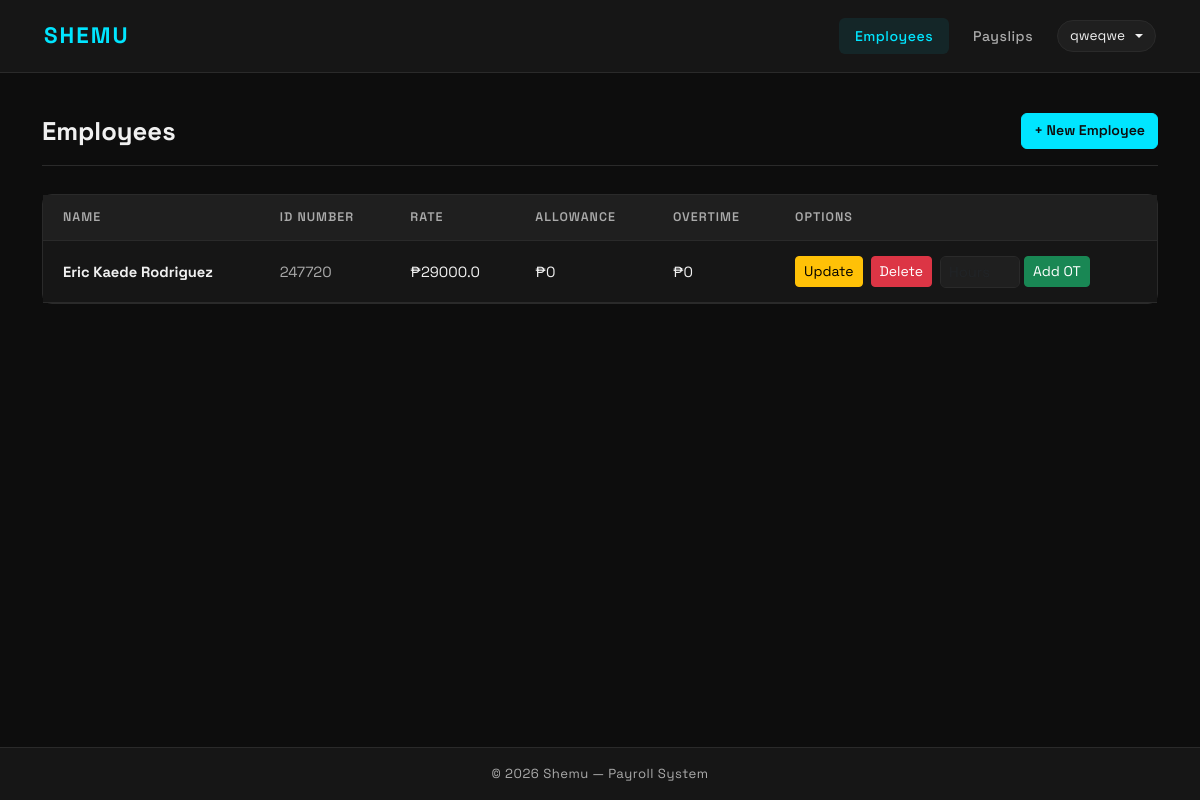
Screenshot of / (signed in) with the database file from the repository.
### payroll_app/models.py (models this page shows, shortened)
class Employee(models.Model):
    name = models.CharField(max_length=300)
    id_number = models.CharField(max_length=50, primary_key=True, unique=True)
    rate = models.FloatField()
    overtime_pay = models.FloatField(null=True, blank=True)
    allowance = models.FloatField(null=True, blank=True)

### payroll_app/views.py (the view)
# urls.py: path('', views.employees, name='employees'),
def employees(request):
    if not request.user.is_authenticated:
        return redirect('login')
    all_employees = Employee.objects.all()
    return render(request, 'payroll_app/employees.html', {'employees': all_employees})

### payroll_app/templates/payroll_app/employees.html (shortened to what this page needs)
{% extends 'payroll_app/base.html' %}
{% block content %}
<div class="page-header">
    <h1 class="page-title">Employees</h1>
    <a href="{% url 'create_employee' %}" class="btn btn-accent">+ New Employee</a>
</div>
<div class="card">
    <table class="table table-hover mb-0">
        <thead>
            <tr>
                <th>Name</th>
                <th>ID Number</th>
                <th>Rate</th>
                <th>Allowance</th>
                <th>Overtime</th>
                <th>Options</th>
            </tr>
        </thead>
        <tbody>
            {% for emp in employees %}
            <tr>
                <td><strong>{{ emp.name }}</strong></td>
                <td><span class="text-muted">{{ emp.id_number }}</span></td>
                <td>₱{{ emp.rate }}</td>
                <td>₱{{ emp.allowance|default:"0" }}</td>
                <td>₱{{ emp.overtime_pay|default:"0" }}</td>
                <td>
                    <div class="d-flex align-items-center gap-2 flex-wrap">
                        <a href="{% url 'update_employee' emp.id_number %}" class="btn btn-sm btn-warning">Update</a>
                        <form method="post" action="{% url 'delete_employee' emp.id_number %}" class="d-inline" onsubmit="return confirm('Are you sure you want to delete {{ emp.name }}?')">
                            <button type="submit" class="btn btn-sm btn-danger">Delete</button>
                        </form>
                        <form method="post" action="{% url 'add_overtime' emp.id_number %}" class="d-inline d-flex align-items-center gap-1">
                            <input type="number" name="overtime_hours" placeholder="Hours" min="0" step="0.01" class="form-control form-control-sm" style="width:80px">
                            <button type="submit" class="btn btn-sm btn-success">Add OT</button>
                        </form>
                    </div>
                </td>
            </tr>
            {% empty %}
            <tr>
                <td colspan="6" class="text-center text-muted py-4">No employees yet. Add one to get started.</td>
            </tr>
            {% endfor %}
        </tbody>
    </table>
</div>
{% endblock %}

### payroll_app/templates/payroll_app/base.html (shortened to what this page needs)
<!DOCTYPE html>
<html lang="en" data-theme="dark">
<head>
    <link href="https://cdn.jsdelivr.net/npm/bootstrap@5.3.0/dist/css/bootstrap.min.css" rel="stylesheet">
</head>
<body>
<nav class="navbar navbar-expand-lg">
    <div class="container">
        <a class="navbar-brand" href="{% url 'employees' %}">Shemu</a>
        <div class="navbar-nav ms-auto d-flex align-items-center gap-2">
            {% if request.user.is_authenticated %}
                <a class="nav-link {% if request.resolver_match.url_name == 'employees' or request.resolver_match.url_name == 'create_employee' or request.resolver_match.url_name == 'update_employee' %}active{% endif %}" href="{% url 'employees' %}">Employees</a>
                <a class="nav-link {% if request.resolver_match.url_name == 'payslips' or request.resolver_match.url_name == 'view_payslip' %}active{% endif %}" href="{% url 'payslips' %}">Payslips</a>
                <div class="dropdown">
                    <button class="theme-toggle dropdown-toggle" type="button" data-bs-toggle="dropdown" aria-expanded="false">
                        {{ request.user.username }}
                    </button>
                </div>
            {% else %}
                <button class="theme-toggle" onclick="toggleTheme()" id="themeBtn">☀️ Light</button>
            {% endif %}
        </div>
    </div>
</nav>
<div class="main-content">
    <div class="container">
        {% block content %}{% endblock %}
    </div>
</div>
<footer>
    &copy; 2026 Shemu &mdash; Payroll System
</footer>
</body>
</html>

### payroll_app/templates/payroll_app/base.html (style rules this page uses)
[data-theme="dark"] { --bg: #0d0d0d; --surface: #161616; --surface2: #1f1f1f; --border: #2a2a2a; --accent: #00e5ff; --accent-hover: rgba(0, 229, 255, 0.08); --text: #f0f0f0; --text-inverse: #0d0d0d; --muted: #aaaaaa; --table-hover: rgba(255,255,255,0.03); --input-bg: #1f1f1f; --input-border: #2a2a2a; }
* { box-sizing: border-box; }
body { font-family: 'Space Grotesk', sans-serif; background-color: var(--bg); color: var(--text); min-height: 100vh; display: flex; flex-direction: column; transition: background-color 0.3s, color 0.3s; }
.navbar { background-color: var(--surface) !important; border-bottom: 1px solid var(--border); padding: 0.9rem 2rem; transition: background-color 0.3s; }
.navbar-brand { font-size: 1.4rem; font-weight: 700; color: var(--accent) !important; letter-spacing: 2px; text-transform: uppercase; }
.nav-link { color: var(--muted) !important; font-weight: 500; font-size: 0.88rem; letter-spacing: 0.5px; padding: 0.45rem 1rem !important; border-radius: 6px; transition: all 0.2s; }
.nav-link.active { color: var(--accent) !important; background-color: var(--accent-hover); }
.theme-toggle { background: var(--surface2); border: 1px solid var(--border); border-radius: 20px; padding: 0.3rem 0.75rem; cursor: pointer; font-size: 0.85rem; color: var(--text); transition: all 0.2s; display: flex; align-items: center; gap: 0.4rem; }
.text-muted { color: var(--muted) !important; }
.main-content { flex: 1; padding: 2.5rem 0; }
.page-header { display: flex; justify-content: space-between; align-items: center; margin-bottom: 1.75rem; padding-bottom: 1rem; border-bottom: 1px solid var(--border); }
.page-title { font-size: 1.6rem; font-weight: 700; color: var(--text); margin: 0; }
.card { background-color: var(--surface); border: 1px solid var(--border); border-radius: 10px; box-shadow: none; transition: background-color 0.3s; }
.table { color: var(--text); margin-bottom: 0; }
.table thead th { background-color: var(--surface2); color: var(--muted); font-weight: 600; font-size: 0.78rem; letter-spacing: 1px; text-transform: uppercase; border-color: var(--border); padding: 0.85rem 1.25rem; }
.table tbody td { padding: 0.9rem 1.25rem; vertical-align: middle; border-color: var(--border); font-size: 0.92rem; background-color: var(--surface); color: var(--text); }
.btn-accent { background-color: var(--accent); border-color: var(--accent); color: var(--text-inverse); font-weight: 600; font-size: 0.88rem; }
[data-theme="dark"] .btn-accent { color: var(--bg); }
.form-control, .form-select { background-color: var(--input-bg); border-color: var(--input-border); color: var(--text); border-radius: 6px; font-size: 0.92rem; transition: all 0.2s; }
footer { background-color: var(--surface); border-top: 1px solid var(--border); color: var(--muted); text-align: center; padding: 1rem; font-size: 0.82rem; letter-spacing: 0.5px; transition: background-color 0.3s; }

### rows the page displays
Employee: name "Eric Kaede Rodriguez", id_number "247720", rate "29000.0", allowance "0", overtime_pay "0"

### other values shown
{{ request.user.username }} "qweqwe"
